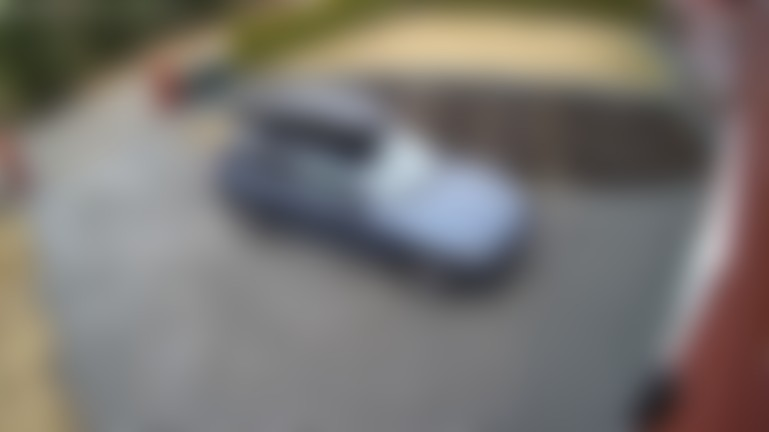
#> input picture frontend/tests/mocks/fixtures/camera1_snapshot.jpg, 769 x 432 px
$ python -i motion_detection.py   (imports and definitions only)
#> lines starting #> are read from the running program, lines starting #| are printed output that depends on the picture
import cv2
import imutils


class MotionDetection(object):
    def __init__(self):
        self.avg = None

    def detect(self, frame):
        gray = cv2.cvtColor(frame, cv2.COLOR_BGR2GRAY)
        gray = cv2.GaussianBlur(gray, (21, 21), 0)
        gray = gray.get()  # Convert from UMat to Mat

        # if the average frame is None, initialize it
        if self.avg is None:
            self.avg = gray.astype("float")
            return 0

        # accumulate the weighted average between the current frame and
        # previous frames, then compute the difference between the current
        # frame and running average.
        # Lower value makes the motion detection more sensitive.
        cv2.accumulateWeighted(gray, self.avg, 0.1)
        frame_delta = cv2.absdiff(gray, cv2.convertScaleAbs(self.avg))

        # threshold the delta image, dilate the thresholded image to fill
        # in holes, then find contours on thresholded image
        thresh = cv2.threshold(frame_delta, 5, 255, cv2.THRESH_BINARY)[1]
        thresh = cv2.dilate(thresh, None, iterations=2)
        cnts = cv2.findContours(thresh,
                                cv2.RETR_EXTERNAL,
                                cv2.CHAIN_APPROX_SIMPLE)
        cnts = imutils.grab_contours(cnts)

        max_contour = max([cv2.contourArea(c) for c in cnts], default=0)
        return max_contour

>>> import cv2
>>> picture = cv2.imread('../frontend/tests/mocks/fixtures/camera1_snapshot.jpg')
#> picture is the input picture: shape (432, 769, 3); mean B, G, R 112.5, 116.9, 121.2
>>> result = MotionDetection().detect(picture)
#> in detect, `gray = cv2.cvtColor(frame, cv2.COLOR_BGR2GRAY)`:
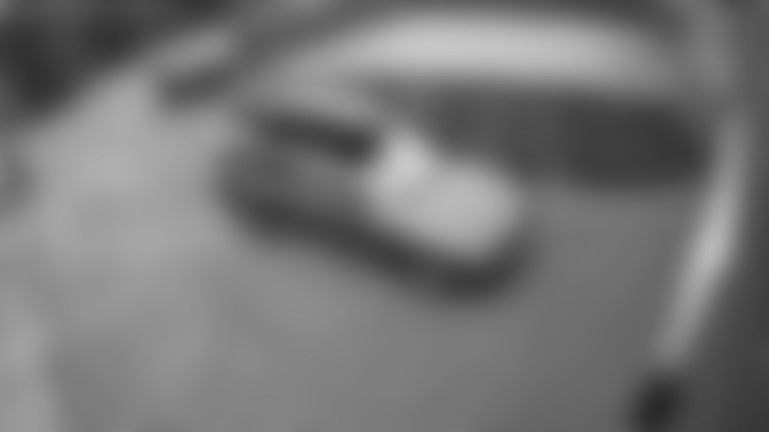
#> gray: shape (432, 769); min 41, max 199, mean 117.7
#> (the run stopped early here; a loop or call above may not have finished)

$ run again, on frontend/tests/mocks/fixtures/camera2_snapshot.jpg
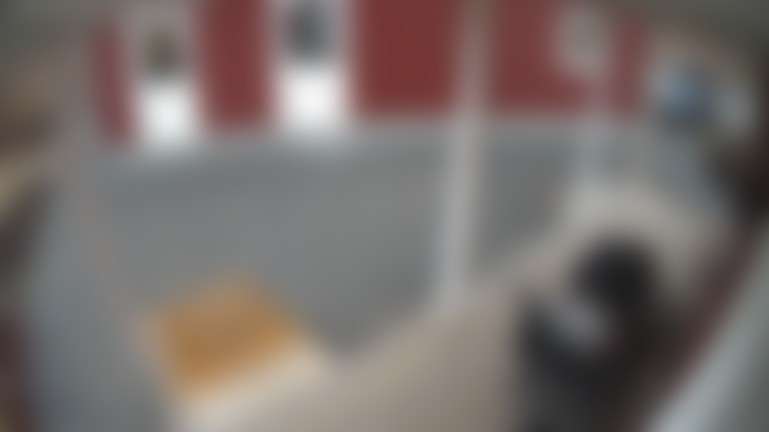
#> input picture frontend/tests/mocks/fixtures/camera2_snapshot.jpg, 769 x 432 px
#> picture is the input picture: shape (432, 769, 3); mean B, G, R 107.8, 110.8, 120
#> in detect, `gray = cv2.cvtColor(frame, cv2.COLOR_BGR2GRAY)`:
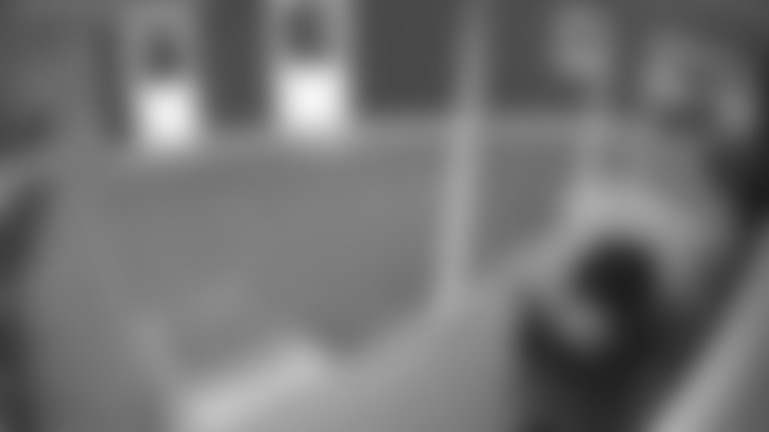
#> gray: shape (432, 769); min 29, max 246, mean 113.2

$ run again, on frontend/tests/mocks/fixtures/camera3_snapshot.jpg
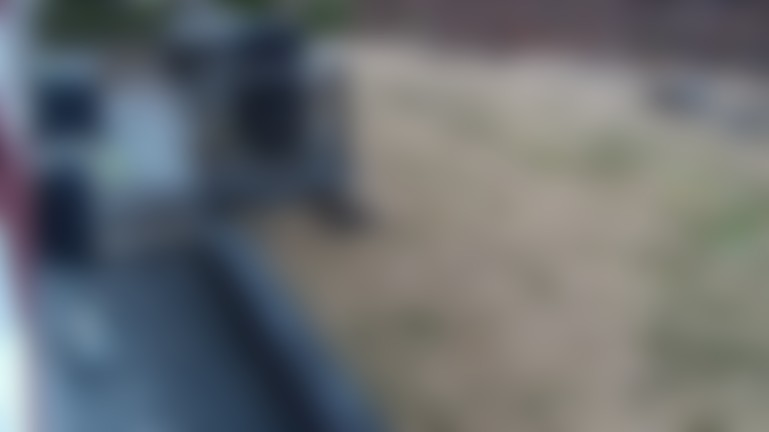
#> input picture frontend/tests/mocks/fixtures/camera3_snapshot.jpg, 769 x 432 px
#> picture is the input picture: shape (432, 769, 3); mean B, G, R 112.7, 109.5, 105.6
#> in detect, `gray = cv2.cvtColor(frame, cv2.COLOR_BGR2GRAY)`:
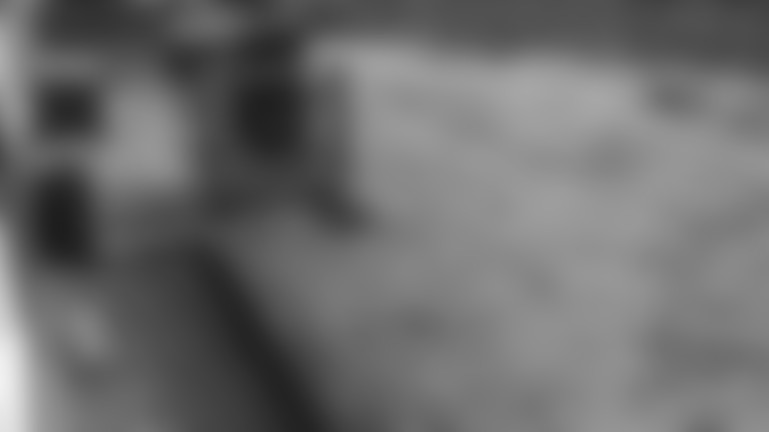
#> gray: shape (432, 769); min 29, max 241, mean 108.7
